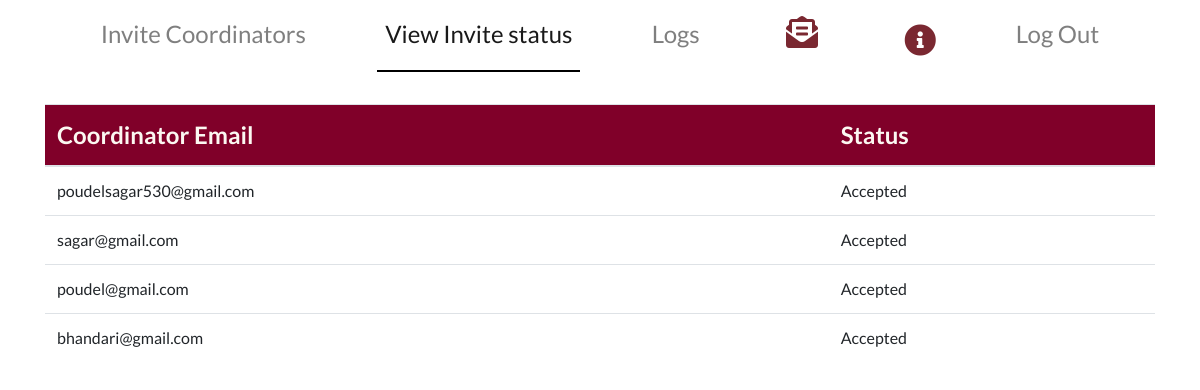
The page /invite_status on the database as committed earlier.
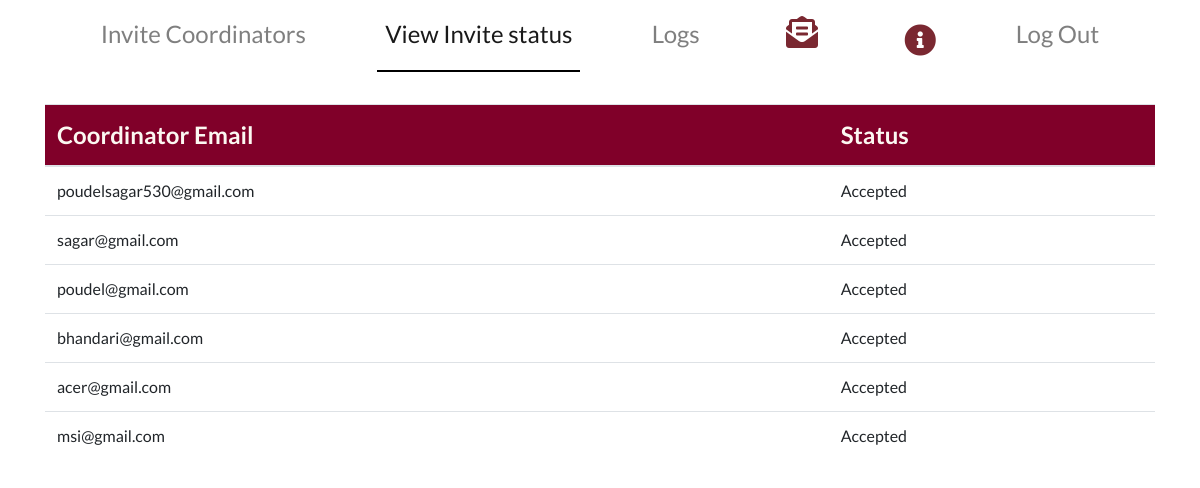
The same page on the database as committed later.
### main/models.py (models this page shows)
class InvitedCo(models.Model):
    email = models.CharField(max_length=200)
    pending = models.BooleanField(default=True)

### main/views.py (the view)
# urls.py: path('invite_status', views.super_admin_past, name='super_admin_past'),
def super_admin_past(request):
    myinvitees = InvitedCo.objects.all()
    invitees = Invited_Coordinator.objects.filter(invited_by=request.user.username)
    context = {'past':'active', 'invitees':invitees,'myinvitees':myinvitees,'cordinator':InvitedCo.objects.all()}
    return render(request, 'main/invite_status.html', context)

### main/templates/main/invite_status.html (shortened to what this page needs)
{% extends  'main/superadminbase.html' %}
{% load static %}
{% block body_block %}
<div class = "container">
<table class="table">
  <thead class = "card-header">
    <tr>
      <th scope="col">Coordinator Email</th>
      <th scope="col">Status</th>
    </tr>
  </thead>
  <tbody>
    {%for invite in myinvitees%}
    <tr>
      <td>{{invite.email}}</td>
      <td>
          {%if invite.pending %}
            Pending
          {%else%}
            Accepted
          {%endif%}
      </td>
    </tr>
    {%endfor%}
  </tbody>
</table>
</div>
{%endblock%}

Rows that differ between the two databases and show on the page:
added InvitedCo: email "acer@gmail.com", pending "Accepted"
added InvitedCo: email "msi@gmail.com", pending "Accepted"
